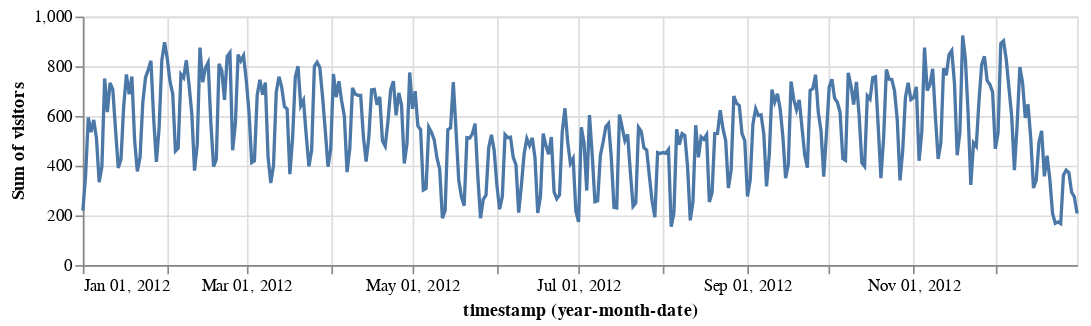

Here is the notebook cell this chart was saved with:
### Markdown cell above
## Visitors continuous time line

#### A sum of visitors per day shows some weekly and seasonal detail

[timeunit valid entries](https://altair-viz.github.io/user_guide/transform.html#timeunit-transform) are listed within a type of data transform called a **TimeUnit Transform**

### Code cell
alt.Chart(pageviews).mark_line().encode(
    x = 'yearmonthdate(timestamp):T',
    y = 'sum(visitors):Q',
    tooltip = 'yearmonthdate(timestamp):T'
).properties(
    width=600,
    height=150
)

### Figure 1 — Vega specification as saved in the notebook (floating-point values rounded to 4 significant figures; data arrays with more than 128 entries replaced by an {"elided": "..."} marker saying what was removed)
{"$schema": "https://vega.github.io/schema/vega/v5.json", "data": [{"name": "source_0", "values": {"elided": "366 records"}, "transform": [{"type": "formula", "expr": "toDate(datum['yearmonthdate_timestamp'])", "as": "yearmonthdate_timestamp"}]}, {"name": "source_0_y_domain_sum_visitors", "values": [{"min": 155, "max": 924}]}], "marks": [{"type": "line", "name": "marks", "from": {"data": "source_0"}, "sort": {"field": "datum[\"yearmonthdate_timestamp\"]"}, "encode": {"update": {"defined": {"signal": "isValid(datum[\"yearmonthdate_timestamp\"]) && isFinite(+datum[\"yearmonthdate_timestamp\"]) && isValid(datum[\"sum_visitors\"]) && isFinite(+datum[\"sum_visitors\"])"}, "x": {"field": "yearmonthdate_timestamp", "scale": "x"}, "tooltip": {"signal": "timeFormat(datum[\"yearmonthdate_timestamp\"], timeUnitSpecifier([\"year\",\"month\",\"date\"], {\"year-month\":\"%b %Y \",\"year-month-date\":\"%b %d, %Y \"}))"}, "stroke": {"value": "#4c78a8"}, "description": {"signal": "\"timestamp (year-month-date): \" + (timeFormat(datum[\"yearmonthdate_timestamp\"], timeUnitSpecifier([\"year\",\"month\",\"date\"], {\"year-month\":\"%b %Y \",\"year-month-date\":\"%b %d, %Y \"}))) + \"; Sum of visitors: \" + (format(datum[\"sum_visitors\"], \"\"))"}, "y": {"field": "sum_visitors", "scale": "y"}}}, "style": ["line"]}], "scales": [{"name": "x", "type": "time", "domain": {"data": "source_0", "field": "yearmonthdate_timestamp"}, "range": [0, {"signal": "width"}]}, {"name": "y", "type": "linear", "domain": [{"signal": "(data(\"source_0_y_domain_sum_visitors\")[0] || {}).min"}, {"signal": "(data(\"source_0_y_domain_sum_visitors\")[0] || {}).max"}], "range": [{"signal": "height"}, 0], "nice": true, "zero": true}], "axes": [{"scale": "x", "tickCount": {"signal": "ceil(width/40)"}, "labels": false, "gridScale": "y", "minExtent": 0, "grid": true, "aria": false, "maxExtent": 0, "domain": false, "ticks": false, "tickMinStep": {"signal": "datetime(2001, 0, 2, 0, 0, 0, 0) - datetime(2001, 0, 1, 0, 0, 0, 0)"}, "zindex": 0, "orient": "bottom"}, {"scale": "y", "orient": "left", "gridScale": "x", "tickCount": {"signal": "ceil(height/40)"}, "minExtent": 0, "zindex": 0, "ticks": false, "grid": true, "domain": false, "labels": false, "maxExtent": 0, "aria": false}, {"scale": "x", "zindex": 0, "labelFlush": true, "labelOverlap": true, "tickCount": {"signal": "ceil(width/40)"}, "tickMinStep": {"signal": "datetime(2001, 0, 2, 0, 0, 0, 0) - datetime(2001, 0, 1, 0, 0, 0, 0)"}, "grid": false, "orient": "bottom", "format": {"signal": "timeUnitSpecifier([\"year\",\"month\",\"date\"], {\"year-month\":\"%b %Y \",\"year-month-date\":\"%b %d, %Y \"})"}, "title": "timestamp (year-month-date)"}, {"scale": "y", "title": "Sum of visitors", "zindex": 0, "orient": "left", "tickCount": {"signal": "ceil(height/40)"}, "grid": false, "labelOverlap": true}], "background": "white", "padding": 5, "height": 150, "style": "cell", "width": 600}
